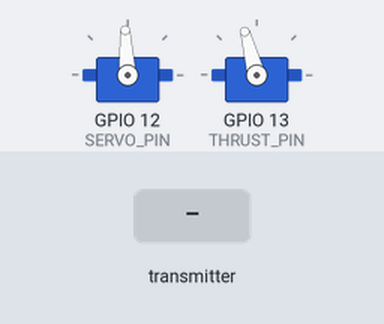
This sketch was run on a simulated ESP32. Parts: 2 × servo. The test bench sets the inputs (shaded band). What the sketch prints to the serial monitor is not drawn.

Above: at 1.2 s.
1.3 s: the transmitter starts sending readChannel.0 = 1000
At 1.6 s:
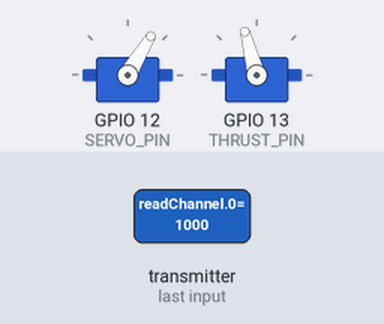
2.8 s: the transmitter starts sending readChannel.2 = 1000
At 4.0 s:
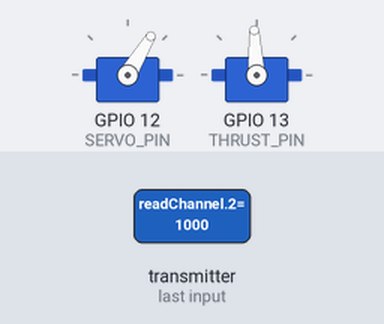
4.3 s: the transmitter starts sending readChannel.0 = 1250
At 5.3 s:
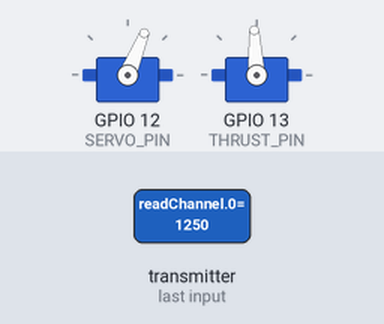
5.8 s: the transmitter starts sending readChannel.2 = 1500
At 6.2 s:
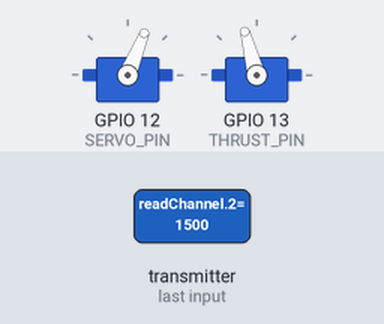
7.3 s: the transmitter starts sending readChannel.0 = 2000
At 8.5 s:
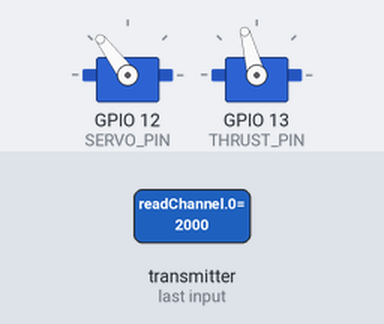
8.8 s: the transmitter starts sending readChannel.4 = 1000
At 9.8 s:
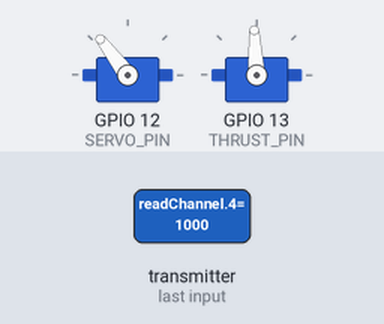
Timing chart, 0 to 11.3 s (numbered marks = the images above; inputs shaded):
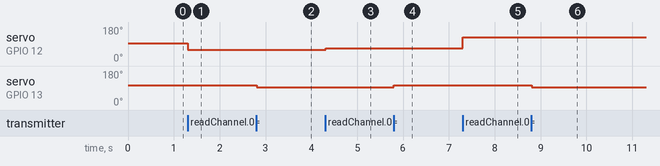

The sketch:

esp-car.ino
```cpp
/* ==============================================
 * author   :   Albin Mouton
 * date     :   11/10/2020
 * ==============================================
 */

//Libraries :
#include <IBusBM.h> //https://github.com/bmellink/IBusBM
#include <ESP32Servo.h>


//Uncomment next line to enable PID Steering with accelerometer (not yet supported)
//#define ENABLE_PID_STEER
#define KP .12
#define KI .0003
#define KD 0

#define SERVO_PIN 12 //Servomotor controlling the car's direction
#define THRUST_PIN 13 //Motor's ESC

#define FREE_MS 10 //Delay at the end of the main loop (mandatory for the IBus)

//Keywords for ways to control the car (not yet supported)
#define RFRemote 1
#define WiFiController 2
#define RPIController 3

uint8_t current_control = RFRemote;
int steer_val = 1500;
int thrust_val = 1500;

Servo steer;
Servo thrust;

IBusBM IBus;

#ifdef ENABLE_PID_STEER
double steer, setPoint, outputVal;
//AutoPID myPID(&steer, &setPoint, &outputVal, 1150, 1850, KP, KI, KD);
#endif

void setup() {
  Serial.begin(115200);     // debug info
  Serial.print("#Beginning servos    : ");
  IBus.begin(Serial2,1);    // iBUS object connected to serial2 RX2 pin and use timer 1
  steer.attach(SERVO_PIN); // attaches the servo on pin 18 to the servo object (using timer 0)
  thrust.attach(THRUST_PIN); // attaches the servo on pin 18 to the servo object (using timer 0)
  Serial.println("Done");
  #ifdef ENABLE_PID_STEER
  //myPID.setBangBang(3);
  //myPID.setTimeStep(4000);
  #endif


}


void loop() {

  if(current_control == RFRemote){

    #ifdef ENABLE_PID_STEER
      #error PID STEER NOT YET SUPPORTED
    #else
    steer_val = max(1150,min(1850,(int)IBus.readChannel(0)));
    #endif

    int thrust_stick = (int)IBus.readChannel(2)/2-500;
    int limit_switch = (int)IBus.readChannel(4)/2-500;
    thrust_stick = map(thrust_stick, 0, 500, 0, limit_switch);
    if(IBus.readChannel(8) < 1350){
      thrust_val = 1500+thrust_stick;
    }else if(IBus.readChannel(8) > 1850){
      thrust_val = 1500-thrust_stick;
    }else{
      thrust_val = 1500;
    }

  }

  steer.writeMicroseconds(steer_val);
  thrust.writeMicroseconds(thrust_val);
  delay(FREE_MS);
}
```

Measured:
- after the input at 1.3 s, servo on GPIO 12 (SERVO_PIN): 93° → 59° at once
- after the input at 2.8 s, servo on GPIO 13 (THRUST_PIN): 105° → 93° at once
- after the input at 4.3 s, servo on GPIO 12 (SERVO_PIN): 59° → 68° at once
- after the input at 5.8 s, servo on GPIO 13 (THRUST_PIN): 93° → 105° at once
- after the input at 7.3 s, servo on GPIO 12 (SERVO_PIN): 68° → 127° at once
- after the input at 8.8 s, servo on GPIO 13 (THRUST_PIN): 105° → 93° at once
